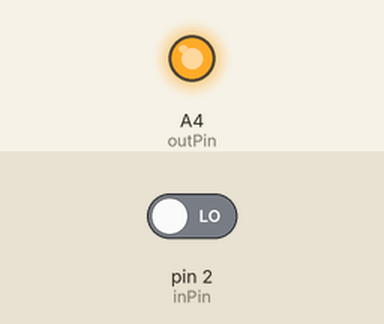
A sketch run on a simulated Arduino Nano, built with avr-gcc and run on an emulated ATmega328P. Parts: output pins drawn as LEDs (lit = HIGH). The inputs (shaded band) are chosen by the test bench; at power-on: pin 2 (inPin) LOW.

Above: at 1.2 s.
1.3 s: pin 2 (inPin) driven HIGH
At 2.3 s:
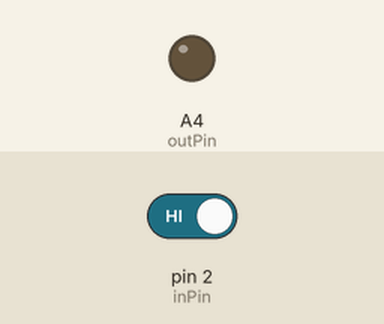
Timing chart, 0 to 4.3 s (numbered marks = the images above; inputs shaded):
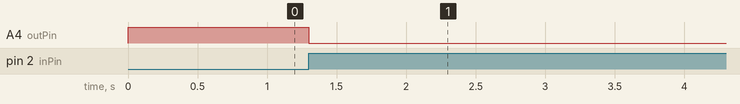

The sketch:

toggle_button.ino
```cpp
/* switch

   Each time the input pin goes from LOW to HIGH (e.g. because of a push-button
   press), the output pin is toggled from LOW to HIGH or HIGH to LOW.  There's
   a minimum delay between toggles to debounce the circuit (i.e. to ignore
   noise).

   David A. Mellis
   21 November 2006
*/

int inPin = 2;         // the number of the input pin
int outPin = A4;       // the number of the output pin

int state = HIGH;      // the current state of the output pin
int reading;           // the current reading from the input pin
int previous = LOW;    // the previous reading from the input pin

// the follow variables are long's because the time, measured in miliseconds,
// will quickly become a bigger number than can be stored in an int.
unsigned long time = 0;           // the last time the output pin was toggled
unsigned long debounce = 500UL;   // the debounce time, increase if the output flickers

void setup()
{
  pinMode(inPin,  INPUT);
  pinMode(outPin, OUTPUT);
}

void loop()
{
  reading = digitalRead(inPin);

  // if the input just went from LOW and HIGH and we've waited long enough
  // to ignore any noise on the circuit, toggle the output pin and remember
  // the time
  if (reading == HIGH && previous == LOW && millis() - time > debounce)
  {
    if (state == HIGH)
      state = LOW;
    else
      state = HIGH;

    time = millis();
  }

  digitalWrite(outPin, state);

  previous = reading;
}
```

Measured:
- after the input at 1.3 s, A4 (outPin): HIGH → LOW at once
